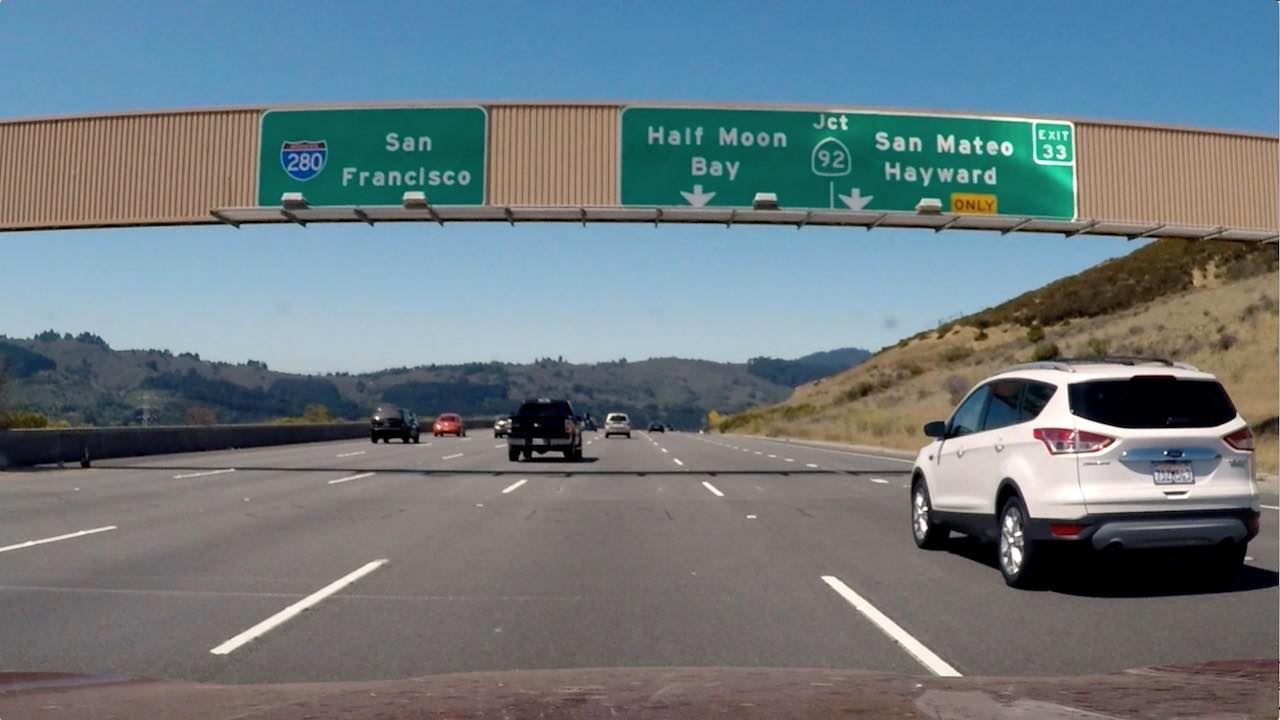
#> input picture exercise/temp/signs_vehicles_xygrad.png, 1280 x 720 px
$ python gradientmagnitude.py   (older library calls are emulated)
#> lines starting #> are read from the running program, lines starting #| are printed output that depends on the picture; after the words box and inside, x2 and y2 are one past the last pixel; in counts of white or black regions, pixels touching at a corner belong together
import numpy as np
import cv2
import matplotlib.pyplot as plt
import matplotlib.image as mpimg
import pickle


# Read in an image
image = mpimg.imread('./temp/signs_vehicles_xygrad.png')
#> image is the input picture: shape (720, 1280, 3) float32; mean R, G, B 0.428, 0.477, 0.5

# Define a function that applies Sobel x and y,
# then computes the magnitude of the gradient
# and applies a threshold
def mag_thresh(img, sobel_kernel=3, mag_thresh=(0, 255)):

    # Apply the following steps to img
    # 1) Convert to grayscale
    # 2) Take the gradient in x and y separately
    # 3) Calculate the magnitude
    # 5) Scale to 8-bit (0 - 255) and convert to type = np.uint8
    # 6) Create a binary mask where mag thresholds are met
    # 7) Return this mask as your binary_output image
#     binary_output = np.copy(img) # Remove this line
    # Convert to grayscale
#> called with sobel_kernel = 9, mag_thresh = (30, 100)
    gray = cv2.cvtColor(img, cv2.COLOR_RGB2GRAY)
    # Take both Sobel x and y gradients
    sobelx = cv2.Sobel(gray, cv2.CV_64F, 1, 0, ksize=sobel_kernel)
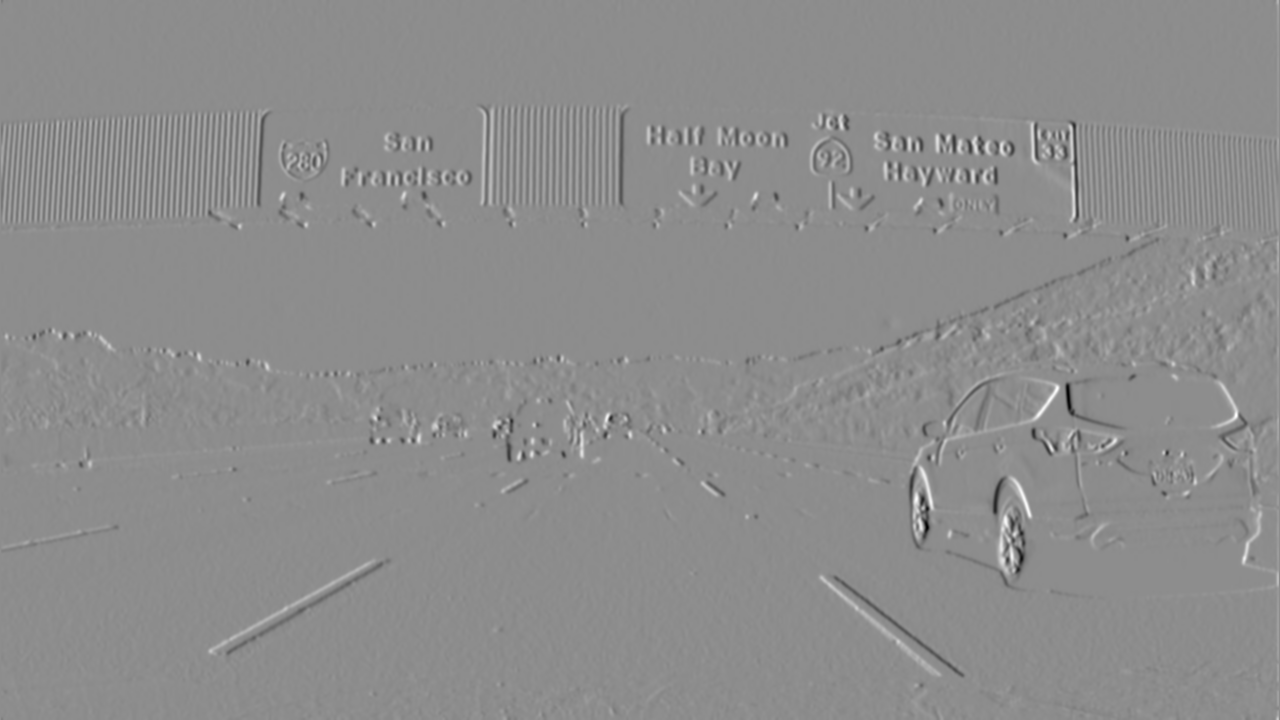
#> sobelx: shape (720, 1280) float64; min -7378.5, max 5959.2, mean 1.1; drawn with min black and max white
    sobely = cv2.Sobel(gray, cv2.CV_64F, 0, 1, ksize=sobel_kernel)
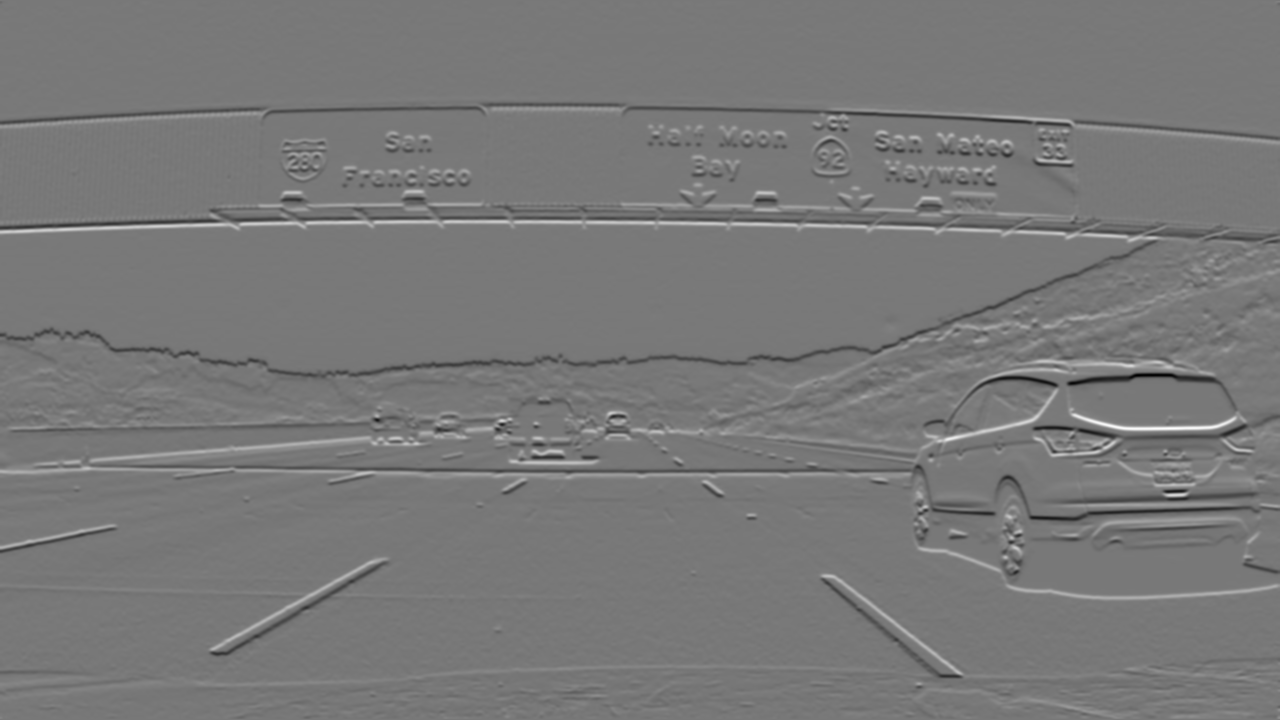
#> sobely: shape (720, 1280) float64; min -7519.7, max 8358.8, mean -4.2; drawn with min black and max white
    # Calculate the gradient magnitude
    gradmag = np.sqrt(sobelx**2 + sobely**2)
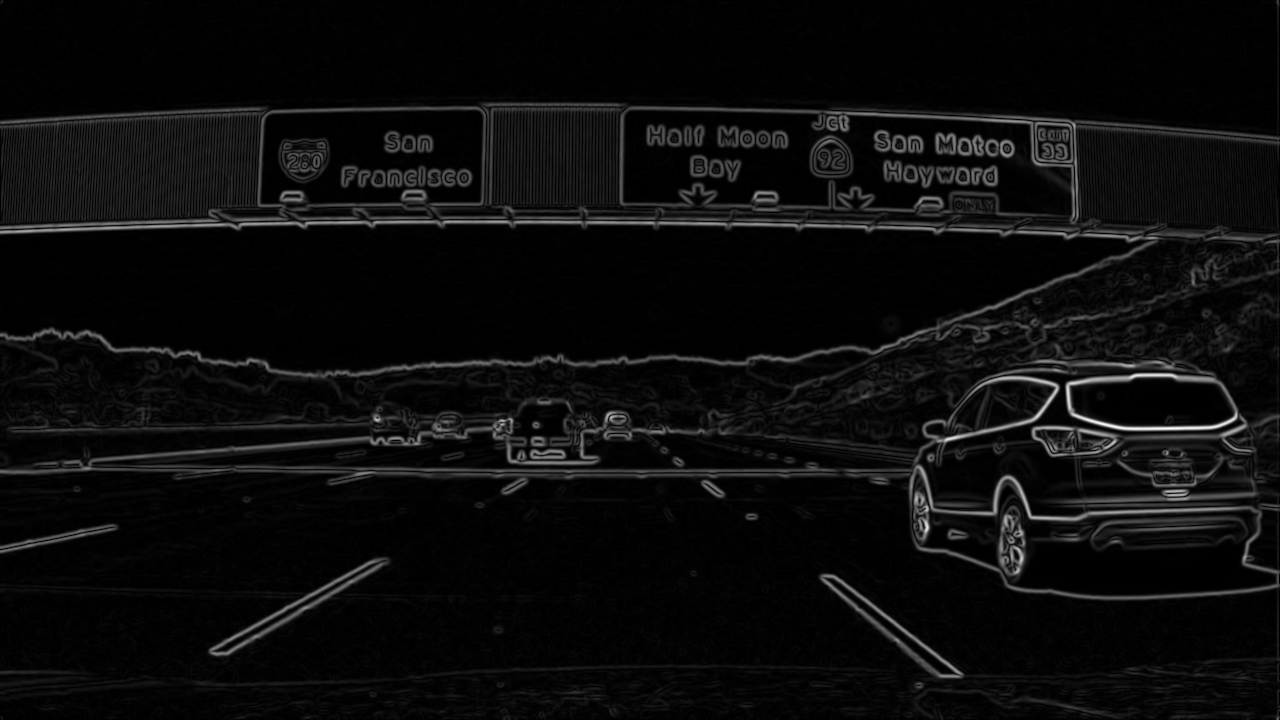
#> gradmag: shape (720, 1280) float64; min 0, max 8358.9, mean 408.3; drawn with min black and max white
    # Rescale to 8 bit
    scale_factor = np.max(gradmag)/255
#> scale_factor = 32.78
    gradmag = (gradmag/scale_factor).astype(np.uint8)
    # Create a binary image of ones where threshold is met, zeros otherwise
    binary_output = np.zeros_like(gradmag)
    binary_output[(gradmag >= mag_thresh[0]) & (gradmag <= mag_thresh[1])] = 1

    # Return the binary image
    return binary_output

# Run the function
mag_binary = mag_thresh(image, sobel_kernel=9, mag_thresh=(30, 100))
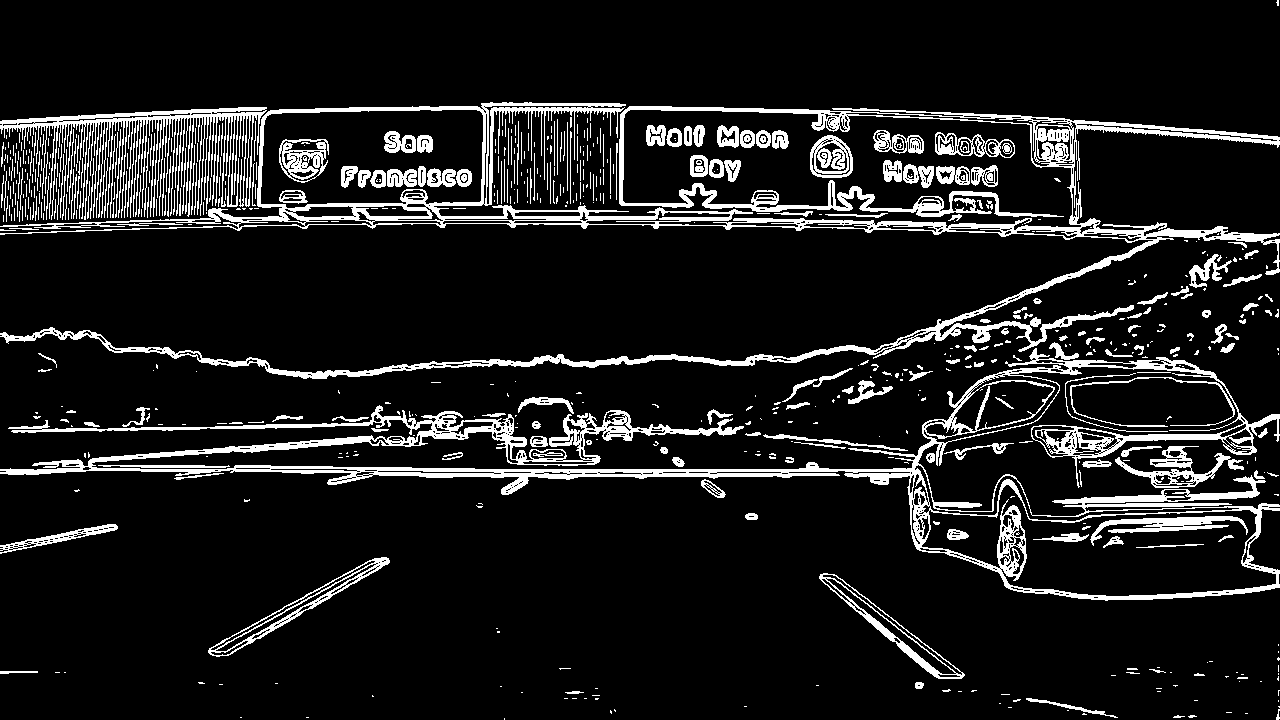
#> mag_binary: shape (720, 1280); values 0 (black) and 1 (white), 10.9% white; 667 white regions (434 under 20 px), largest, box (x1, y1, x2, y2) and area: (0, 102, 1280, 379) 31185, (0, 348, 1280, 601) 28327, (0, 107, 267, 220) 7790
# Plot the result
f, (ax1, ax2) = plt.subplots(1, 2, figsize=(24, 9))
f.tight_layout()
ax1.imshow(image)
ax1.set_title('Original Image', fontsize=50)
ax2.imshow(mag_binary, cmap='gray')
ax2.set_title('Thresholded Magnitude', fontsize=50)
plt.subplots_adjust(left=0., right=1, top=0.9, bottom=0.)

plt.show()

$ run again, with exercise/temp/orig-and-undist.png copied over exercise/temp/signs_vehicles_xygrad.png
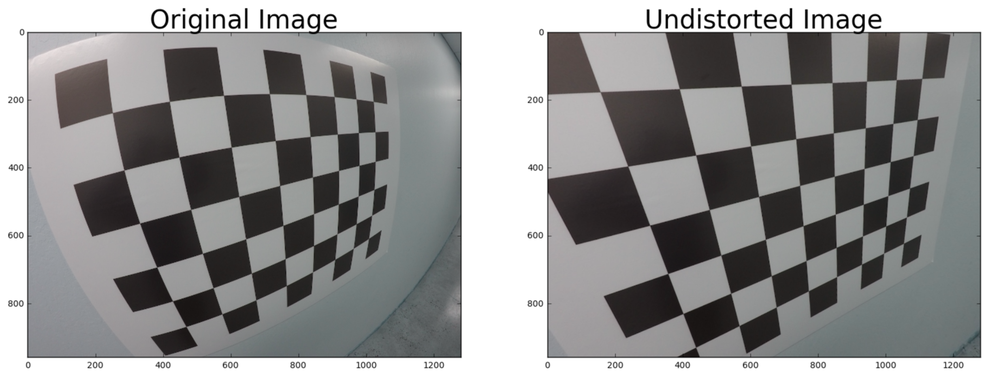
#> input picture exercise/temp/orig-and-undist.png, 1000 x 379 px, shrunk from 2158 x 818 before the run
#> image is the input picture: shape (379, 1000, 4) float32; mean R, G, B, A 0.579, 0.579, 0.579, 1
#> in mag_thresh, `gradmag = np.sqrt(sobelx**2 + sobely**2)`:
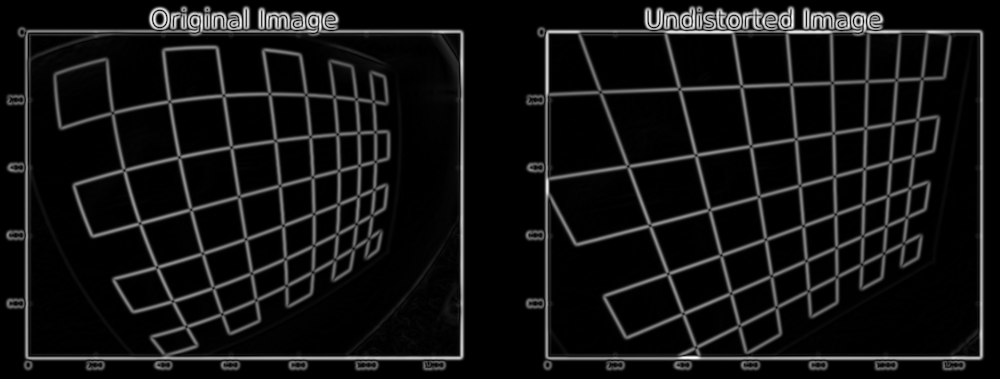
#> gradmag: shape (379, 1000) float64; min 0, max 8097.2, mean 602; drawn with min black and max white
#> scale_factor = 31.75
#> `mag_binary = mag_thresh(image, sobel_kernel=9, mag_thresh=(30, 100))`:
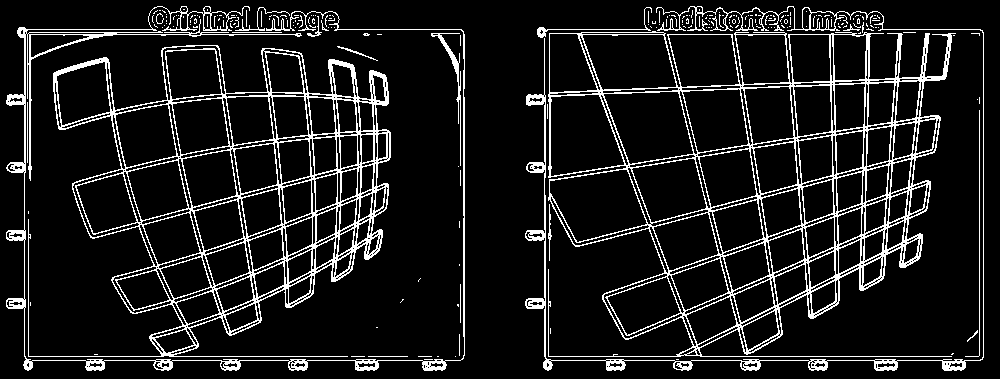
#> mag_binary: shape (379, 1000); values 0 (black) and 1 (white), 10.8% white in thin lines or dots
